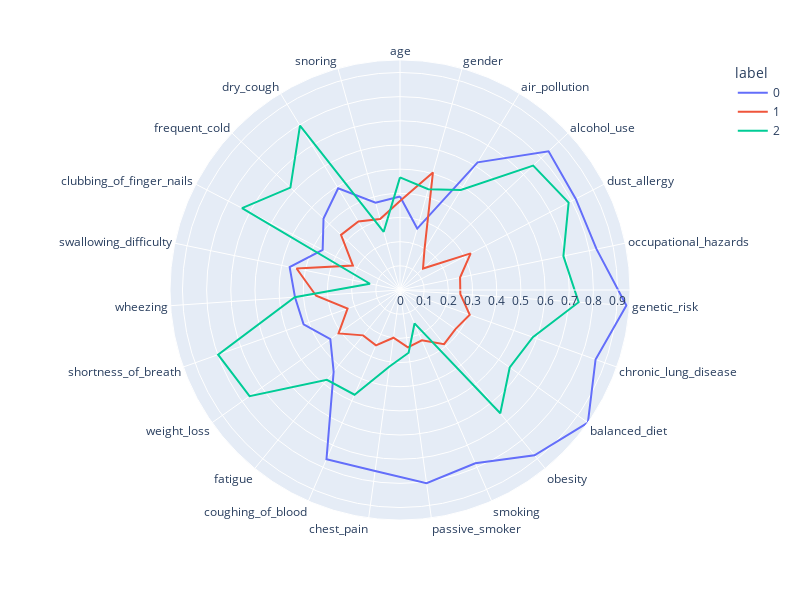

Write notebook code for a chart like this one.
### Markdown cell above
# **Clustering**

### Code cell
from sklearn.cluster import KMeans
import plotly.express as px
from sklearn.preprocessing import MinMaxScaler

kmeans = KMeans(n_clusters=3, init="k-means++",
        n_init=10,
        tol=1e-04, random_state=42)
scaler = MinMaxScaler()
scaler.fit(X)
X_scaled = scaler.transform(X)
kmeans.fit(X_scaled)
clusters=pd.DataFrame(X_scaled, columns=X.columns)
clusters['label']=kmeans.labels_
polar=clusters.groupby("label").mean().reset_index()
polar=pd.melt(polar,id_vars=["label"]).dropna()
px.line_polar(polar,r="value",theta="variable",color="label",line_close=True,height=600,width=800)

### Figure 1 — Plotly figure (JSON) as saved in the notebook; plotly's stock layout.template omitted (floating-point values rounded to 4 significant figures)
{"data": [{"hovertemplate": "label=0<br>value=%{r}<br>variable=%{theta}<extra></extra>", "legendgroup": "0", "line": {"color": "#636efa", "dash": "solid"}, "marker": {"symbol": "circle"}, "mode": "lines", "name": "0", "r": [0.3865, 0.264, 0.6183, 0.8411, 0.819, 0.8305, 0.9387, 0.8587, 0.9516, 0.8818, 0.7817, 0.8069, 0.756, 0.7633, 0.435, 0.3528, 0.4233, 0.4354, 0.4663, 0.3603, 0.4329, 0.4924, 0.3747, 0.3865], "showlegend": true, "subplot": "polar", "theta": ["age", "gender", "air_pollution", "alcohol_use", "dust_allergy", "occupational_hazards", "genetic_risk", "chronic_lung_disease", "balanced_diet", "obesity", "smoking", "passive_smoker", "chest_pain", "coughing_of_blood", "fatigue", "weight_loss", "shortness_of_breath", "wheezing", "swallowing_difficulty", "clubbing_of_finger_nails", "frequent_cold", "dry_cough", "snoring", "age"], "type": "scatterpolar"}, {"hovertemplate": "label=1<br>value=%{r}<br>variable=%{theta}<extra></extra>", "legendgroup": "1", "line": {"color": "#EF553B", "dash": "solid"}, "marker": {"symbol": "circle"}, "mode": "lines", "name": "1", "r": [0.3683, 0.5051, 0.1948, 0.1304, 0.3293, 0.2538, 0.2503, 0.3062, 0.2808, 0.289, 0.2267, 0.2397, 0.1994, 0.2499, 0.2419, 0.3112, 0.2302, 0.3478, 0.4371, 0.2194, 0.3339, 0.3315, 0.3047, 0.3683], "showlegend": true, "subplot": "polar", "theta": ["age", "gender", "air_pollution", "alcohol_use", "dust_allergy", "occupational_hazards", "genetic_risk", "chronic_lung_disease", "balanced_diet", "obesity", "smoking", "passive_smoker", "chest_pain", "coughing_of_blood", "fatigue", "weight_loss", "shortness_of_breath", "wheezing", "swallowing_difficulty", "clubbing_of_finger_nails", "frequent_cold", "dry_cough", "snoring", "age"], "type": "scatterpolar"}, {"hovertemplate": "label=2<br>value=%{r}<br>variable=%{theta}<extra></extra>", "legendgroup": "2", "line": {"color": "#00cc96", "dash": "solid"}, "marker": {"symbol": "circle"}, "mode": "lines", "name": "2", "r": [0.4661, 0.4333, 0.4841, 0.754, 0.7857, 0.6905, 0.7407, 0.5833, 0.5556, 0.6574, 0.1508, 0.2619, 0.3194, 0.4722, 0.4792, 0.7619, 0.7986, 0.4365, 0.127, 0.7361, 0.6204, 0.7963, 0.25, 0.4661], "showlegend": true, "subplot": "polar", "theta": ["age", "gender", "air_pollution", "alcohol_use", "dust_allergy", "occupational_hazards", "genetic_risk", "chronic_lung_disease", "balanced_diet", "obesity", "smoking", "passive_smoker", "chest_pain", "coughing_of_blood", "fatigue", "weight_loss", "shortness_of_breath", "wheezing", "swallowing_difficulty", "clubbing_of_finger_nails", "frequent_cold", "dry_cough", "snoring", "age"], "type": "scatterpolar"}], "layout": {"height": 600, "legend": {"title": {"text": "label"}, "tracegroupgap": 0}, "margin": {"t": 60}, "polar": {"angularaxis": {"direction": "clockwise", "rotation": 90}, "domain": {"x": [0, 1], "y": [0, 1]}}, "width": 800}}
